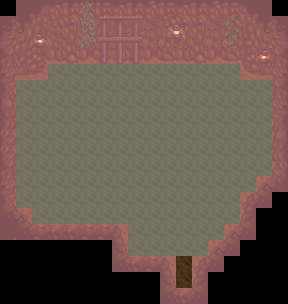

Rendered tile map (Tiled .tmx) drawn with the repository's tilesets; below, a short description and the full map source, tile grids included:
An orthogonal 18x19 tile map with 16x16 px tiles, 3 tile layers (floor, walls-0, event), 2 tilesets and 1 object (goToFarm).

<map version="1.4" tiledversion="1.4.3" orientation="orthogonal" renderorder="right-down" width="18" height="19" tilewidth="16" tileheight="16" infinite="0" nextlayerid="7" nextobjectid="3">
 <tileset firstgid="1" source="Pictures/mine..tsx" />
 <tileset firstgid="289" source="Meta.tsx" />
 <layer id="1" name="floor" width="18" height="19">
  <data encoding="csv">
0,138,138,138,138,138,138,138,138,138,138,138,138,138,138,138,138,0,
138,138,138,138,138,138,138,138,138,138,138,138,138,138,138,138,138,138,
138,138,138,138,138,138,138,138,138,138,138,138,138,138,138,138,138,138,
138,138,138,138,138,138,138,138,138,138,138,138,138,138,138,138,138,138,
138,138,138,138,138,138,138,138,138,138,138,138,138,138,138,138,138,138,
138,138,138,138,138,138,138,138,138,138,138,138,138,138,138,138,138,138,
138,138,138,138,138,138,138,138,138,138,138,138,138,138,138,138,138,138,
138,138,138,138,138,138,138,138,138,138,138,138,138,138,138,138,138,138,
138,138,138,138,138,138,138,138,138,138,138,138,138,138,138,138,138,138,
138,138,138,138,138,138,138,138,138,138,138,138,138,138,138,138,138,138,
138,138,138,138,138,138,138,138,138,138,138,138,138,138,138,138,138,138,
138,138,138,138,138,138,138,138,138,138,138,138,138,138,138,138,138,138,
138,138,138,138,138,138,138,138,138,138,138,138,138,138,138,138,138,0,
138,138,138,138,138,138,138,138,138,138,138,138,138,138,138,138,0,0,
70,138,138,138,138,138,138,138,138,138,138,138,138,138,138,138,0,0,
0,0,0,0,0,0,0,138,138,138,138,138,138,138,138,0,0,0,
0,0,0,0,0,0,0,138,138,138,138,138,138,138,0,0,0,0,
0,0,0,0,0,0,0,0,0,0,138,138,138,0,0,0,0,0,
0,0,0,0,0,0,0,0,0,0,138,138,138,0,0,0,0,0
</data>
 </layer>
 <layer id="2" name="walls-0" width="18" height="19">
  <data encoding="csv">
0,70,71,74,75,9,77,74,75,76,77,74,75,76,77,94,95,96,
69,86,87,90,91,25,21,22,23,92,66,67,91,92,24,110,111,112,
85,102,98,106,107,41,37,38,39,108,82,83,107,108,40,126,127,128,
101,118,119,122,123,124,53,54,55,124,125,122,123,124,125,142,114,144,
117,134,135,136,0,0,0,0,0,0,0,0,0,0,0,158,159,160,
133,0,0,0,0,0,0,0,0,0,0,0,0,0,0,0,0,144,
149,0,0,0,0,0,0,0,0,0,0,0,0,0,0,0,0,160,
165,0,0,0,0,0,0,0,0,0,0,0,0,0,0,0,0,176,
181,0,0,0,0,0,0,0,0,0,0,0,0,0,0,0,0,192,
181,0,0,0,0,0,0,0,0,0,0,0,0,0,0,0,0,208,
101,0,0,0,0,0,0,0,0,0,0,0,0,0,0,0,0,224,
117,0,0,0,0,0,0,0,0,0,0,0,0,0,0,0,206,207,
133,0,0,0,0,0,0,0,0,0,0,0,0,0,0,221,222,0,
214,198,0,0,0,0,0,0,0,0,0,0,0,0,0,237,0,0,
0,214,216,215,215,216,216,217,0,0,0,0,0,0,206,222,0,0,
0,0,0,0,0,0,0,233,0,0,0,0,0,206,222,0,0,0,
0,0,0,0,0,0,0,214,215,216,217,0,221,222,0,0,0,0,
0,0,0,0,0,0,0,0,0,0,233,0,237,0,0,0,0,0,
0,0,0,0,0,0,0,0,0,0,214,215,222,0,0,0,0,0
</data>
 </layer>
 <objectgroup id="4" name="object">
  <object id="2" name="goToFarm" x="176" y="271.625" width="16.625" height="16.625" />
 </objectgroup>
 <layer id="5" name="event" width="18" height="19">
  <data encoding="csv">
0,289,289,289,289,289,289,289,289,289,289,289,289,289,289,289,289,0,
289,289,289,289,289,289,289,289,289,289,289,289,289,289,289,289,289,289,
289,289,289,289,289,289,289,289,289,289,289,289,289,289,289,289,289,289,
289,289,289,289,289,289,289,289,289,289,289,289,289,289,289,289,289,289,
289,289,289,296,296,296,296,296,296,296,296,296,296,296,296,289,289,289,
289,296,296,296,296,296,296,296,296,296,296,296,296,296,296,296,296,289,
289,296,296,296,296,296,296,296,296,296,296,296,296,296,296,296,296,289,
289,296,296,296,296,296,296,296,296,296,296,296,296,296,296,296,296,289,
289,296,296,296,296,296,296,296,296,296,296,296,296,296,296,296,296,289,
289,296,296,296,296,296,296,296,296,296,296,296,296,296,296,296,296,289,
289,296,296,296,296,296,296,296,296,296,296,296,296,296,296,296,296,289,
289,296,296,296,296,296,296,296,296,296,296,296,296,296,296,296,289,289,
289,296,296,296,296,296,296,296,296,296,296,296,296,296,296,289,289,0,
289,289,296,296,296,296,296,296,296,296,296,296,296,296,296,289,0,0,
289,289,289,289,289,289,289,289,296,296,296,296,296,296,289,289,0,0,
0,0,0,0,0,0,0,289,296,296,296,296,296,289,289,0,0,0,
0,0,0,0,0,0,0,289,289,289,289,0,289,289,0,0,0,0,
0,0,0,0,0,0,0,0,0,0,289,0,289,0,0,0,0,0,
0,0,0,0,0,0,0,0,0,0,289,289,289,0,0,0,0,0
</data>
 </layer>
</map>
